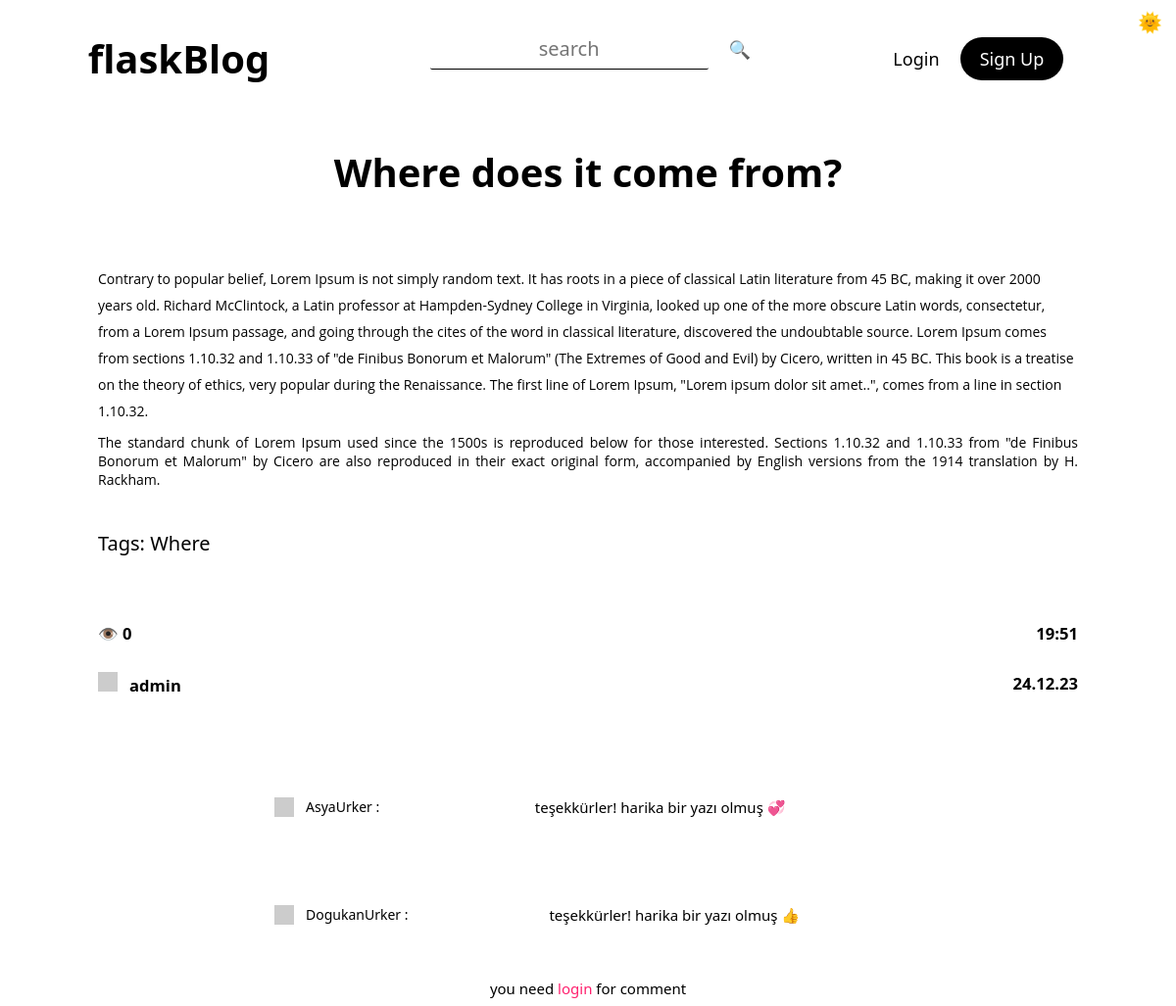
Screenshot of /post/3 with the database file from the repository.
### tables this page shows
CREATE TABLE "posts" (
	"id"	INTEGER NOT NULL UNIQUE,
	"title"	TEXT NOT NULL,
	"tags"	TEXT,
	"content"	TEXT NOT NULL,
	"author"	TEXT NOT NULL,
	"date"	TEXT NOT NULL,
	"time"	TEXT NOT NULL,
	"views"	TEXT,
	"lastEditDate"	TEXT,
	"lastEditTime"	TEXT,
	PRIMARY KEY("id" AUTOINCREMENT)
);

### routes/post.py (the view)
@postBlueprint.route("/post/<int:postID>", methods=["GET", "POST"])
def post(postID):
    form = commentForm(request.form)
    connection = sqlite3.connect("db/posts.db")
    cursor = connection.cursor()
    cursor.execute(f"select id from posts")
    posts = str(cursor.fetchall())
    match str(postID) in posts:
        case True:
            message("2", f'POST: "{postID}" FOUND')
            connection = sqlite3.connect("db/posts.db")
            cursor = connection.cursor()
            cursor.execute(f'select * from posts where id = "{postID}"')
            post = cursor.fetchone()
            cursor.execute(f'update posts set views = views+1 where id = "{postID}"')
            connection.commit()
            if request.method == "POST":
                if "postDeleteButton" in request.form:
                    deletePost(postID)
                    return redirect(f"/")
                elif "commentDeleteButton" in request.form:
                    deleteComment(request.form["commentID"])
                    return redirect(f"/post/{postID}")
                else:
                    comment = request.form["comment"]
                    connection = sqlite3.connect("db/comments.db")
                    cursor = connection.cursor()
                    cursor.execute(
                        "insert into comments(post,comment,user,date,time) \
                        values(?, ?, ?, ?, ?)",
                        (
                            postID,
                            comment,
                            session["userName"],
                            currentDate(),
                            currentTime(),
                        ),
                    )
                    connection.commit()
                    addPoints(5, session["userName"])
                    flash("You earned 5 points by commenting ", "success")
                    return redirect(f"/post/{postID}")
            connection = sqlite3.connect("db/comments.db")
            cursor = connection.cursor()
            cursor.execute(f'select * from comments where post = "{postID}"')
            comments = cursor.fetchall()
            return render_template(
                "post.html",
                id=post[0],
                title=post[1],
                tags=post[2],
                content=post[3],
                author=post[4],
                views=post[7],
                date=post[5],
                time=post[6],
                form=form,
                comments=comments,
            )
        case False:
            message("1", "404")
            return render_template("404.html")

### forms.py
class commentForm(Form):
    comment = TextAreaField(
        "Comment",
        [validators.Length(min=20, max=500), validators.InputRequired()],
        render_kw={"placeholder": "leave a comment"},
    )

### application.py (called while the page is built)
@application.context_processor
def utility_processor():
    getProfilePicture
    return dict(getProfilePicture=getProfilePicture)

### helpers.py (called while the page is built)
def currentDate():
    return datetime.now().strftime("%d.%m.%y")

def currentTime(seconds=False):
    match seconds:
        case False:
            return datetime.now().strftime("%H:%M")
        case True:
            return datetime.now().strftime("%H:%M:%S")

def message(color, message):
    print(
        f"\n\033[94m[{currentDate()}\033[0m"
        f"\033[95m {currentTime(True)}]\033[0m"
        f"\033[9{color}m {message}\033[0m\n"
    )
    logFile = open("log.log", "a", encoding="utf-8")
    logFile.write(f"[{currentDate()}" f"|{currentTime(True)}]" f" {message}\n")
    logFile.close()

def getProfilePicture(userName):
    connection = sqlite3.connect("db/users.db")
    cursor = connection.cursor()
    cursor.execute(
        f'select profilePicture from users where lower(userName) = "{userName.lower()}"'
    )
    return cursor.fetchone()[0]

### templates/post.html (shortened to what this page needs)
{% extends 'layout.html'%} {%block head%}
<link
  rel="stylesheet"
  href="{{ url_for('static', filename='css/post.css') }}"
/>
{% endblock head %} {%block body%}
<div class="post centeredHorizontally">
  <h1 class="title">{{title}}</h1>
  <p class="content">
    {{content|safe}} <br />
    Tags: {{tags.replace(",",", ")}}
  </p>
  <div class="bottomBar">
    <div>
      <h5>👁️ {{views}}</h5>
      <a href="/user/{{author|lower}}">
        <h5 class="author">
          <img
            class="profilePicture"
            src="{{ getProfilePicture(author) }}"
          />{{author}}
        </h5></a
      >
    </div>
    <div class="dateTime">
      <h5>{{time}}</h5>
      <h5 class="date">{{date}}</h5>
    </div>
  </div>
   {% for comment in comments %}
  <div class="comments">
    <img class="profilePicture" src="{{ getProfilePicture(comment[3]) }}" />
    <section class="commentUserNameContainer">
      <a href="/user/{{comment[3]|lower}}" class="commentUserName"
        >{{comment[3]}} :</a
      >
    </section>
    <p class="centeredHorizontally">{{comment[2]}}</p>
     {% endfor %}
  </div>
  <form method="post" class="commentForm">
    {% if session["userName"] %} {{form.comment(class_="comment")}}
    <button type="submit" class="btnSubmit">comment</button>
    {% else %}
    <small
      >you need
      <a href="/login/redirect=&post&{{id}}" class="linkLogin">login</a> for
      comment</small
    >
    {% endif %}
  </form>
</div>
{% endblock body %}

### templates/layout.html (shortened to what this page needs)
<!DOCTYPE html>
<html lang="en">
  <head>
    <link
      rel="stylesheet"
      href="{{ url_for('static', filename='css/general.css') }}"
    />
    {% block head %} {% endblock head %}
  </head>
  <body>
    {% include 'changeTheme.html'%} {% include 'navbar.html'%} {% include
    'flash.html'%} {% block body %} {% endblock body %}
    <link
      href="https://cdn.jsdelivr.net/npm/summernote@0.8.18/dist/summernote-lite.min.css"
      rel="stylesheet"
    />
    <link
      rel="stylesheet"
      href="{{ url_for('static', filename='css/editor.css') }}"
    />
  </body>
</html>

### templates/changeTheme.html (shortened to what this page needs)
<link
  rel="stylesheet"
  href="{{ url_for('static', filename='css/changeTheme.css') }}"
/>
<section class="changeThemeContainer">
  <button class="changeTheme btn" onclick="toDark()">🌞</button>
</section>

### templates/navbar.html (shortened to what this page needs)
<link
  rel="stylesheet"
  href="{{ url_for('static', filename='css/navbar.css') }}"
/>
<div class="navbar">
  <a href="/"><h1 class="btn btnLink btnHome">flaskBlog</h1></a>
  <div class="searchBar">
    <input
      type="text"
      id="searchInput"
      class="input"
      autocomplete="off"
      placeholder="search"
    /><button onclick="search()" class="btn">🔍</button>
  </div>
  <div class="btns">
    {% if session["userName"] %}
    <a href="/createpost">
      <button class="btn btnLink">New Post</button>
    </a>
    <a href="/user/{{session['userName'].lower()}}">
      <div class="btn btnPrimary user">
        <img
          class="profilePicture"
          src="{{ getProfilePicture(session['userName']) }}"
        />
        <button class="btn profileText">{{session["userName"]}}</button>
      </div>
    </a>
    <a href="/logout" title="logout">❌</a>
    {% elif hideLogin %}
    <a href="/signup"><button class="btn btnLink">Sign Up</button></a>
    {% elif hideSignUp %}
    <a href="/login/redirect=&"><button class="btn btnLink">Login</button></a>
    {%else%}
    <a href="/login/redirect=&"><button class="btn btnLink">Login</button></a>
    <a href="/signup"><button class="btn btnPrimary">Sign Up</button></a>
    {% endif %}
  </div>
</div>

### templates/flash.html (shortened to what this page needs)
<link
  rel="stylesheet"
  href="{{ url_for('static', filename='css/flash.css') }}"
/>

### static/css/general.css (style rules this page uses)
:root { --themePrimary: #000; --themeSecondary: #fff; --themeHelper: #303030; --primaryColor: #ff206e; --primaryHelper: #ff4f8c; }
* { font-family: system-ui, "Segoe UI", Roboto, Helvetica, Arial, sans-serif, "Apple Color Emoji", "Segoe UI Emoji", "Segoe UI Symbol"; color: var(--themePrimary); }
html { font-size: 125% !important; }
body { background-color: var(--themeSecondary); }
a { text-decoration: none; user-select: none; }
button { background-color: transparent; border: 0; }
.input { margin-bottom: 1rem; border: 0px; height: 2rem; width: 14rem; text-align: center; display: block; color: var(--themePrimary); background-color: transparent; font-size: 1rem; border-bottom: 1px solid var(--themePrimary); transition: 0.4s; border-radius: 0.1rem; }
.centeredHorizontally { margin-left: auto; margin-right: auto; }
.btn { height: fit-content; width: fit-content; border-radius: 2rem; border: 0px; transition: 0.25s; font-weight: 500; cursor: pointer; font-size: 0.9rem; text-align: center; margin: 0rem 0.25rem; }
.btnPrimary { padding: 0.5rem 1rem 0.5rem 1rem; color: var(--themeSecondary); background-color: var(--themePrimary); }
.btnLink { background-color: transparent; }

### static/css/post.css (style rules this page uses)
.post { display: flex; flex-direction: column; max-width: 50rem; margin-top: 1.5rem; }
.post h1 { text-align: center; }
.title { font-size: 2rem; }
.bottomBar { display: flex; align-items: stretch; justify-content: space-between; }
.linkLogin { color: var(--primaryColor); transition: 0.25s; }
small { font-size: 0.75rem; }
.commentForm { margin: 2rem auto 0 auto; display: flex; justify-content: space-between; width: fit-content; border: 1px solid var(--primaryColor); border-radius: 1rem; }
.comments { margin: 3rem auto 0 auto; width: 32rem; font-size: 0.75rem; display: flex; justify-content: space-between; flex-wrap: wrap; align-items: center; }
.commentUserNameContainer { font-size: 0.7rem; margin-right: 2rem; }
.profilePicture { margin-right: 0.6rem; }
.dateTime h5 { text-align: right; }

### static/css/changeTheme.css (style rules this page uses)
.changeThemeContainer { position: relative; user-select: none; }
.changeTheme { font-size: 1rem; position: absolute; top: 0px; right: 0px; margin: 0; }

### static/css/navbar.css (style rules this page uses)
.navbar { align-items: center; display: flex; width: 100%; justify-content: space-around; padding-top: 1rem; user-select: none; }
.btns { margin-right: 12rem; order: 5; }
.btnHome { margin-left: 12rem; order: 1; font-size: 2rem; font-weight: 550; }
.profilePicture { height: 1rem; width: 1rem; display: inline-block; }
#searchInput { display: inline-block; margin-right: 0.5rem; }
@media (min-width: 1068px) and (max-width: 1600px) { .btnHome, .btns { margin-right: 2rem; } }
@media (min-width: 1068px) and (max-width: 1600px) { .btnHome { margin-left: 1rem; } }

### templates/post.html (style rules this page uses)
.commentForm { border: none; }

### rows the page displays
posts: title "Where does it come from?", content "Contrary to popular belief, Lorem Ipsum is not simply random text. It has roots in a piece of classical Latin literature from 45 BC, making it over 2000 years old. Richard McClintock, a Latin professor at Hampden-Sydney College in Virginia, looked up one of the more obscure Latin words, consectetur, from a Lorem Ipsum passage, and going through the cites of the word in classical literature, discovered the undoubtable source. Lorem Ipsum comes from sections 1.10.32 and 1.10.33 of \"de Finibus Bonorum et Malorum\" (The Extremes of Good and Evil) by Cicero, written in 45 BC. This book is a treatise on the theory of ethics, very popular during the Renaissance. The first line of Lorem Ipsum,…", replace "Where", author "admin", time "19:51", date "24.12.23"

### other values shown
{{ views }} "0"
{{ comment[3] }} "AsyaUrker" "DogukanUrker"
{{ comment[2] }} "teşekkürler! harika bir yazı olmuş 💞" "teşekkürler! harika bir yazı olmuş 👍"
